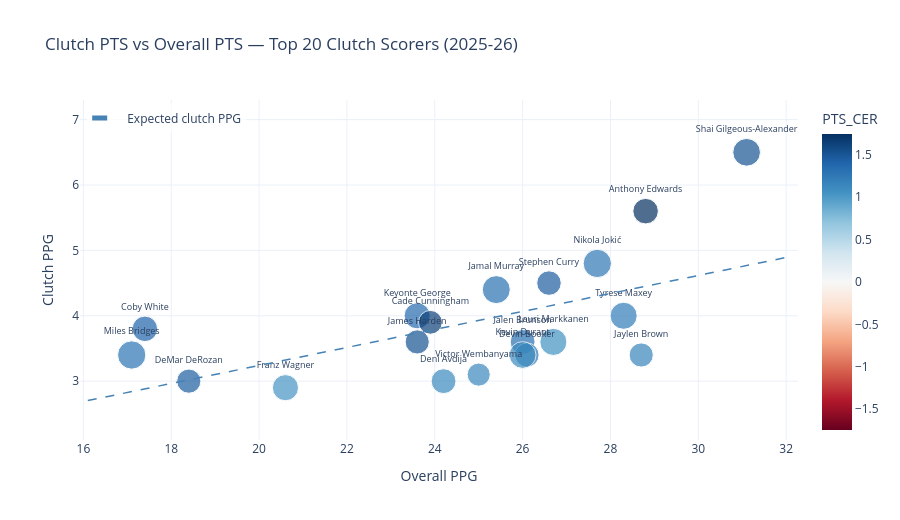

Notebook code for this chart:
### Markdown cell above
## 5. Clutch vs Overall Stats Comparison

Who **elevates** their game vs who **shrinks**? A positive differential means the player performs *better* in clutch than overall.

### Code cell
# ── Scatter: Clutch PTS vs Overall PTS ─────────────────────────
top20 = df.nlargest(20, 'PTS')

# Regression line: expected clutch PPG given overall PPG
from numpy.polynomial import polynomial as P
x = top20['OVR_PTS'].values
y = top20['PTS'].values
coefs = P.polyfit(x, y, 1)          # [intercept, slope]
x_line = np.linspace(x.min() - 1, x.max() + 1, 100)
y_line = P.polyval(x_line, coefs)

fig = px.scatter(
    top20,
    x='OVR_PTS', y='PTS',
    text='PLAYER_NAME',
    color='PTS_CER',
    color_continuous_scale='RdBu',
    color_continuous_midpoint=0,
    size='MIN',
    hover_data=['TEAM_ABBREVIATION', 'FG_PCT', 'TRUE_SHOOTING'],
    title=f'Clutch PTS vs Overall PTS — Top 20 Clutch Scorers ({SEASON})',
    labels={'OVR_PTS': 'Overall PPG', 'PTS': 'Clutch PPG', 'PTS_DIFF': 'Clutch uplift'}
)

# Regression reference line
fig.add_trace(go.Scatter(
    x=x_line, y=y_line,
    mode='lines',
    line=dict(color='steelblue', dash='dash', width=1.5),
    name='Expected clutch PPG',
    showlegend=True
))

fig.update_layout(
    height=520,
    template='plotly_white',
    legend=dict(
        x=0.01, y=0.99,          # top-left corner
        xanchor='left',
        yanchor='top',
        bgcolor='rgba(255,255,255,0.7)',
        borderwidth=0
    )
)

fig.update_traces(textposition='top center', textfont_size=9,
                  selector=dict(mode='markers+text'))

# Clamp y-axis tightly to data range
y_pad = 0.8
fig.update_yaxes(range=[top20['PTS'].min() - y_pad,
                         top20['PTS'].max() + y_pad])

fig.update_layout(height=520, template='plotly_white')
fig.write_html('clutch_vs_overall_ppm_scatter.html')
fig.show()

### Figure 1 — Plotly figure (JSON) as saved in the notebook; plotly's stock layout.template omitted (floating-point values rounded to 4 significant figures)
{"data": [{"customdata": [["OKC", 0.515, 0.677], ["MIN", 0.565, 0.688], ["DEN", 0.484, 0.613], ["GSW", 0.436, 0.626], ["DEN", 0.522, 0.699], ["UTA", 0.429, 0.635], ["PHI", 0.465, 0.585], ["DET", 0.5, 0.6], ["CHA", 0.447, 0.612], ["NYK", 0.488, 0.592], ["CLE", 0.467, 0.691], ["UTA", 0.526, 0.634], ["PHX", 0.443, 0.639], ["BOS", 0.448, 0.553], ["HOU", 0.529, 0.684], ["CHA", 0.438, 0.581], ["SAS", 0.442, 0.562], ["SAC", 0.458, 0.648], ["POR", 0.5, 0.648], ["ORL", 0.412, 0.561]], "hovertemplate": "Overall PPG=%{x}<br>Clutch PPG=%{y}<br>MIN=%{marker.size}<br>PLAYER_NAME=%{text}<br>TEAM_ABBREVIATION=%{customdata[0]}<br>FG_PCT=%{customdata[1]}<br>TRUE_SHOOTING=%{customdata[2]}<br>PTS_CER=%{marker.color}<extra></extra>", "legendgroup": "", "marker": {"color": [1.508, 1.745, 1.256, 1.452, 1.305, 1.368, 1.221, 1.627, 1.4, 1.31, 1.517, 1.051, 1.247, 1.164, 1.107, 1.284, 1.132, 1.453, 1.116, 1.03], "coloraxis": "coloraxis", "size": [4.6, 3.9, 4.8, 3.6, 4.7, 4.1, 4.4, 3.4, 3.9, 3.7, 3.5, 4.4, 3.5, 3.5, 4.3, 4.8, 3.2, 3.5, 3.7, 4.1], "sizemode": "area", "sizeref": 0.012, "symbol": "circle"}, "mode": "markers+text", "name": "", "orientation": "v", "showlegend": false, "text": ["Shai Gilgeous-Alexander", "Anthony Edwards", "Nikola Jokić", "Stephen Curry", "Jamal Murray", "Keyonte George", "Tyrese Maxey", "Cade Cunningham", "Coby White", "Jalen Brunson", "James Harden", "Lauri Markkanen", "Devin Booker", "Jaylen Brown", "Kevin Durant", "Miles Bridges", "Victor Wembanyama", "DeMar DeRozan", "Deni Avdija", "Franz Wagner"], "textfont": {"size": 9}, "textposition": "top center", "type": "scatter", "x": [31.1, 28.8, 27.7, 26.6, 25.4, 23.6, 28.3, 23.9, 17.4, 26.0, 23.6, 26.7, 26.1, 28.7, 26.0, 17.1, 25.0, 18.4, 24.2, 20.6], "xaxis": "x", "y": [6.5, 5.6, 4.8, 4.5, 4.4, 4.0, 4.0, 3.9, 3.8, 3.6, 3.6, 3.6, 3.4, 3.4, 3.4, 3.4, 3.1, 3.0, 3.0, 2.9], "yaxis": "y"}, {"line": {"color": "steelblue", "dash": "dash", "width": 1.5}, "mode": "lines", "name": "Expected clutch PPG", "showlegend": true, "type": "scatter", "x": [16.1, 16.26, 16.42, 16.58, 16.75, 16.91, 17.07, 17.23, 17.39, 17.55, 17.72, 17.88, 18.04, 18.2, 18.36, 18.52, 18.69, 18.85, 19.01, 19.17, 19.33, 19.49, 19.66, 19.82, 19.98, 20.14, 20.3, 20.46, 20.63, 20.79, 20.95, 21.11, 21.27, 21.43, 21.59, 21.76, 21.92, 22.08, 22.24, 22.4, 22.56, 22.73, 22.89, 23.05, 23.21, 23.37, 23.53, 23.7, 23.86, 24.02, 24.18, 24.34, 24.5, 24.67, 24.83, 24.99, 25.15, 25.31, 25.47, 25.64, 25.8, 25.96, 26.12, 26.28, 26.44, 26.61, 26.77, 26.93, 27.09, 27.25, 27.41, 27.57, 27.74, 27.9, 28.06, 28.22, 28.38, 28.54, 28.71, 28.87, 29.03, 29.19, 29.35, 29.51, 29.68, 29.84, 30.0, 30.16, 30.32, 30.48, 30.65, 30.81, 30.97, 31.13, 31.29, 31.45, 31.62, 31.78, 31.94, 32.1], "y": [2.703, 2.725, 2.747, 2.769, 2.792, 2.814, 2.836, 2.858, 2.881, 2.903, 2.925, 2.947, 2.97, 2.992, 3.014, 3.036, 3.059, 3.081, 3.103, 3.125, 3.148, 3.17, 3.192, 3.214, 3.237, 3.259, 3.281, 3.303, 3.326, 3.348, 3.37, 3.392, 3.415, 3.437, 3.459, 3.481, 3.504, 3.526, 3.548, 3.571, 3.593, 3.615, 3.637, 3.66, 3.682, 3.704, 3.726, 3.749, 3.771, 3.793, 3.815, 3.838, 3.86, 3.882, 3.904, 3.927, 3.949, 3.971, 3.993, 4.016, 4.038, 4.06, 4.082, 4.105, 4.127, 4.149, 4.171, 4.194, 4.216, 4.238, 4.26, 4.283, 4.305, 4.327, 4.349, 4.372, 4.394, 4.416, 4.438, 4.461, 4.483, 4.505, 4.527, 4.55, 4.572, 4.594, 4.616, 4.639, 4.661, 4.683, 4.705, 4.728, 4.75, 4.772, 4.794, 4.817, 4.839, 4.861, 4.883, 4.906]}], "layout": {"coloraxis": {"cmid": 0, "colorbar": {"title": {"text": "PTS_CER"}}, "colorscale": [[0, "rgb(103,0,31)"], [0.1, "rgb(178,24,43)"], [0.2, "rgb(214,96,77)"], [0.3, "rgb(244,165,130)"], [0.4, "rgb(253,219,199)"], [0.5, "rgb(247,247,247)"], [0.6, "rgb(209,229,240)"], [0.7, "rgb(146,197,222)"], [0.8, "rgb(67,147,195)"], [0.9, "rgb(33,102,172)"], [1, "rgb(5,48,97)"]]}, "height": 520, "legend": {"bgcolor": "rgba(255,255,255,0.7)", "borderwidth": 0, "itemsizing": "constant", "tracegroupgap": 0, "x": 0.01, "xanchor": "left", "y": 0.99, "yanchor": "top"}, "title": {"text": "Clutch PTS vs Overall PTS — Top 20 Clutch Scorers (2025-26)"}, "xaxis": {"anchor": "y", "domain": [0, 1], "title": {"text": "Overall PPG"}}, "yaxis": {"anchor": "x", "domain": [0, 1], "range": [2.1, 7.3], "title": {"text": "Clutch PPG"}}}}
